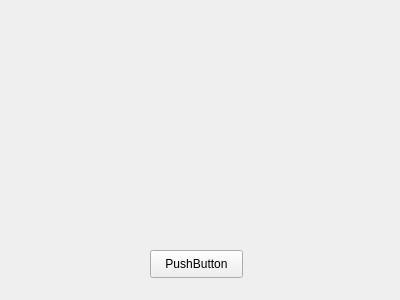
<?xml version="1.0" encoding="UTF-8"?>
<ui version="4.0">
 <class>Form</class>
 <widget class="QWidget" name="Form">
  <property name="geometry">
   <rect>
    <x>0</x>
    <y>0</y>
    <width>400</width>
    <height>300</height>
   </rect>
  </property>
  <property name="windowTitle">
   <string>Form</string>
  </property>
  <widget class="QPushButton" name="pushButton">
   <property name="geometry">
    <rect>
     <x>150</x>
     <y>250</y>
     <width>93</width>
     <height>28</height>
    </rect>
   </property>
   <property name="text">
    <string>PushButton</string>
   </property>
  </widget>
 </widget>
 <resources/>
 <connections/>
</ui>
